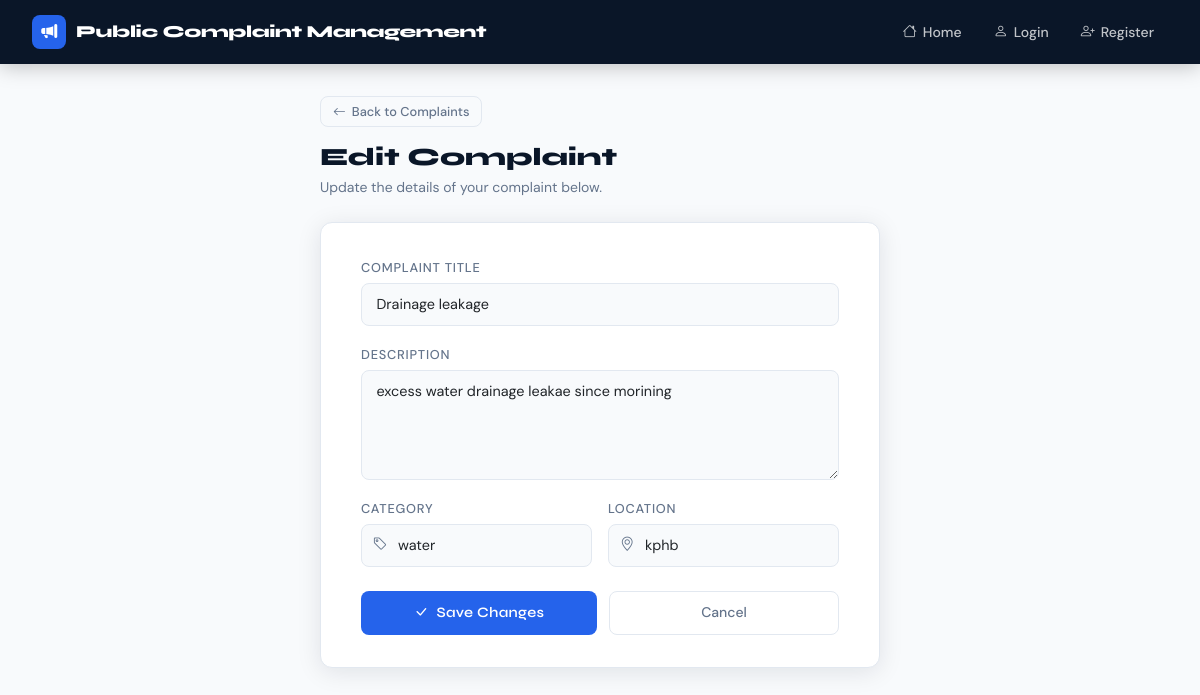
Page /edit/1/ on the committed database.
### complaints/models.py (models this page shows)
class Complaints(models.Model):
    title=models.CharField(max_length=200)
    description=models.TextField()
    category=models.CharField(max_length=100)
    location=models.CharField(max_length=100)
    status=models.CharField(max_length=100,default="submitted")
    created_at=models.DateTimeField(auto_now_add=True)

### complaints/views.py (the view, shortened to what this page needs)
# urls.py: path('edit/<int:id>/', views.edit_complaint),
def edit_complaint(request, id):
    data = Complaints.objects.get(id=id)
    return render(request, 'complaints/edit_complaint.html', {'data': data})

### complaints/templates/complaints/edit_complaint.html (shortened to what this page needs)
{% extends 'complaints/base.html' %}
{% block content %}
<div class="page-wrapper" style="align-items:flex-start;">
    <div class="inner" style="max-width:560px;">
        <div style="margin-bottom:1.5rem;">
            <a href="{% url 'view_complaint' %}" class="btn-ghost" style="font-size:0.8rem;padding:5px 12px;margin-bottom:1rem;display:inline-flex;">
                <i class="bi bi-arrow-left"></i> Back to Complaints
            </a>
            <h1 style="font-family:'Syne',sans-serif;font-weight:800;font-size:1.55rem;color:var(--navy);margin:0 0 0.25rem;">Edit Complaint</h1>
            <p style="color:var(--text-muted);font-size:0.875rem;margin:0;">Update the details of your complaint below.</p>
        </div>
        <div class="form-card">
            <form method="POST" novalidate>
                <div class="mb-3">
                    <label class="form-label">Complaint Title</label>
                    <input type="text" name="title" class="form-control" value="{{ data.title }}" placeholder="Complaint title" required>
                </div>
                <div class="mb-3">
                    <label class="form-label">Description</label>
                    <textarea name="description" class="form-control" placeholder="Describe the issue...">{{ data.description }}</textarea>
                </div>
                <div class="row g-3 mb-4">
                    <div class="col-sm-6">
                        <label class="form-label">Category</label>
                        <div style="position:relative;">
                            <i class="bi bi-tag" style="position:absolute;left:12px;top:50%;transform:translateY(-50%);color:var(--text-muted);font-size:0.9rem;"></i>
                            <input type="text" name="category" class="form-control" style="padding-left:2.25rem;" value="{{ data.category }}" required>
                        </div>
                    </div>
                    <div class="col-sm-6">
                        <label class="form-label">Location</label>
                        <div style="position:relative;">
                            <i class="bi bi-geo-alt" style="position:absolute;left:12px;top:50%;transform:translateY(-50%);color:var(--text-muted);font-size:0.9rem;"></i>
                            <input type="text" name="location" class="form-control" style="padding-left:2.25rem;" value="{{ data.location }}" required>
                        </div>
                    </div>
                </div>
                <div style="display:flex;gap:12px;flex-wrap:wrap;">
                    <button type="submit" class="btn-primary-custom" style="flex:1;justify-content:center;min-width:140px;">
                        <i class="bi bi-check-lg"></i> Save Changes
                    </button>
                    <a href="{% url 'view_complaint' %}" class="btn-ghost" style="flex:1;justify-content:center;min-width:120px;">
                        Cancel
                    </a>
                </div>
            </form>
        </div>
    </div>
</div>
{% endblock %}

### complaints/templates/complaints/base.html (style rules this page uses)
:root { --navy: #0a1628; --navy-mid: #122040; --accent: #2563eb; --accent-light: #3b82f6; --gold: #f59e0b; --success: #10b981; --danger: #ef4444; --warning: #f59e0b; --surface: #ffffff; --surface-2: #f8fafc; --border: #e2e8f0; --text: #0f172a; --text-muted: #64748b; --radius: 12px; --shadow: 0 4px 24px rgba(10,22,40,0.10); --shadow-lg: 0 8px 40px rgba(10,22,40,0.18); }
*, *::before, *::after { box-sizing: border-box; }
body { font-family: 'DM Sans', sans-serif; background: var(--surface-2); color: var(--text); min-height: 100vh; margin: 0; }
.form-card { background: var(--surface); border-radius: var(--radius); box-shadow: var(--shadow); padding: 2rem 2.5rem; border: 1px solid var(--border); }
.form-label { font-weight: 500; font-size: 0.8rem; text-transform: uppercase; letter-spacing: 0.06em; color: var(--text-muted); margin-bottom: 6px; }
.form-control, .form-select { border: 1.5px solid var(--border); border-radius: 8px; padding: 0.6rem 0.9rem; font-size: 0.9rem; font-family: 'DM Sans', sans-serif; transition: border-color 0.2s, box-shadow 0.2s; background: var(--surface-2); }
textarea.form-control { min-height: 110px; resize: vertical; }
.btn-primary-custom { background: var(--accent); color: #fff; border: none; border-radius: 8px; padding: 0.65rem 1.5rem; font-family: 'Syne', sans-serif; font-weight: 600; font-size: 0.9rem; letter-spacing: 0.02em; cursor: pointer; transition: background 0.2s, transform 0.15s; display: inline-flex; align-items: center; gap: 8px; }
.btn-ghost { background: transparent; color: var(--text-muted); border: 1.5px solid var(--border); border-radius: 8px; padding: 0.65rem 1.25rem; font-family: 'DM Sans', sans-serif; font-weight: 500; font-size: 0.875rem; cursor: pointer; transition: all 0.2s; text-decoration: none; display: inline-flex; align-items: center; gap: 6px; }
.page-wrapper { min-height: calc(100vh - 64px); display: flex; align-items: center; justify-content: center; padding: 2rem 1rem; }
.page-wrapper .inner { width: 100%; max-width: 520px; }

### rows in the picture
Complaints: title "Drainage leakage", description "excess water drainage leakae since morining", category "water", location "kphb"
